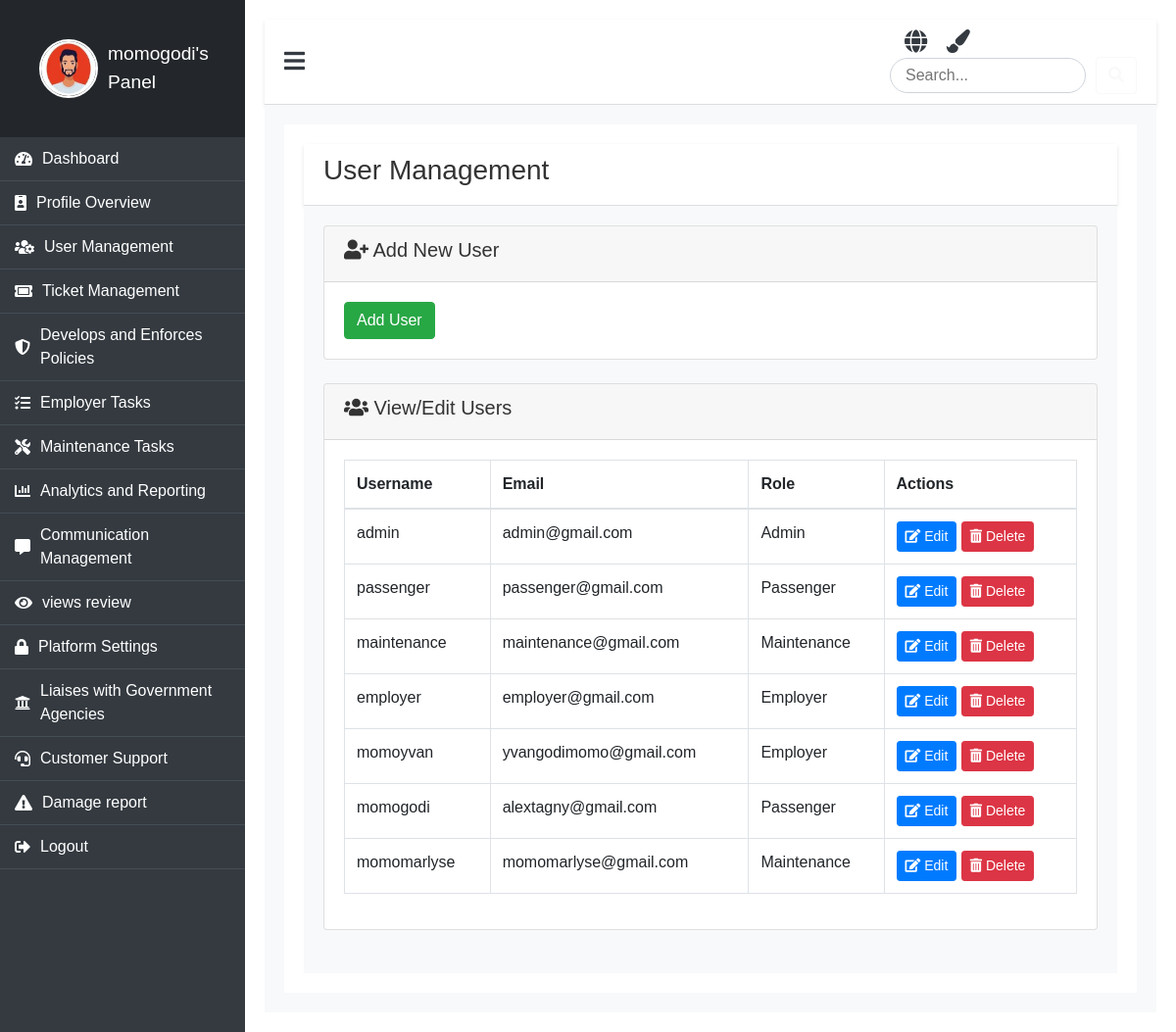
Before: /user-management/ (signed in) with the older database file.
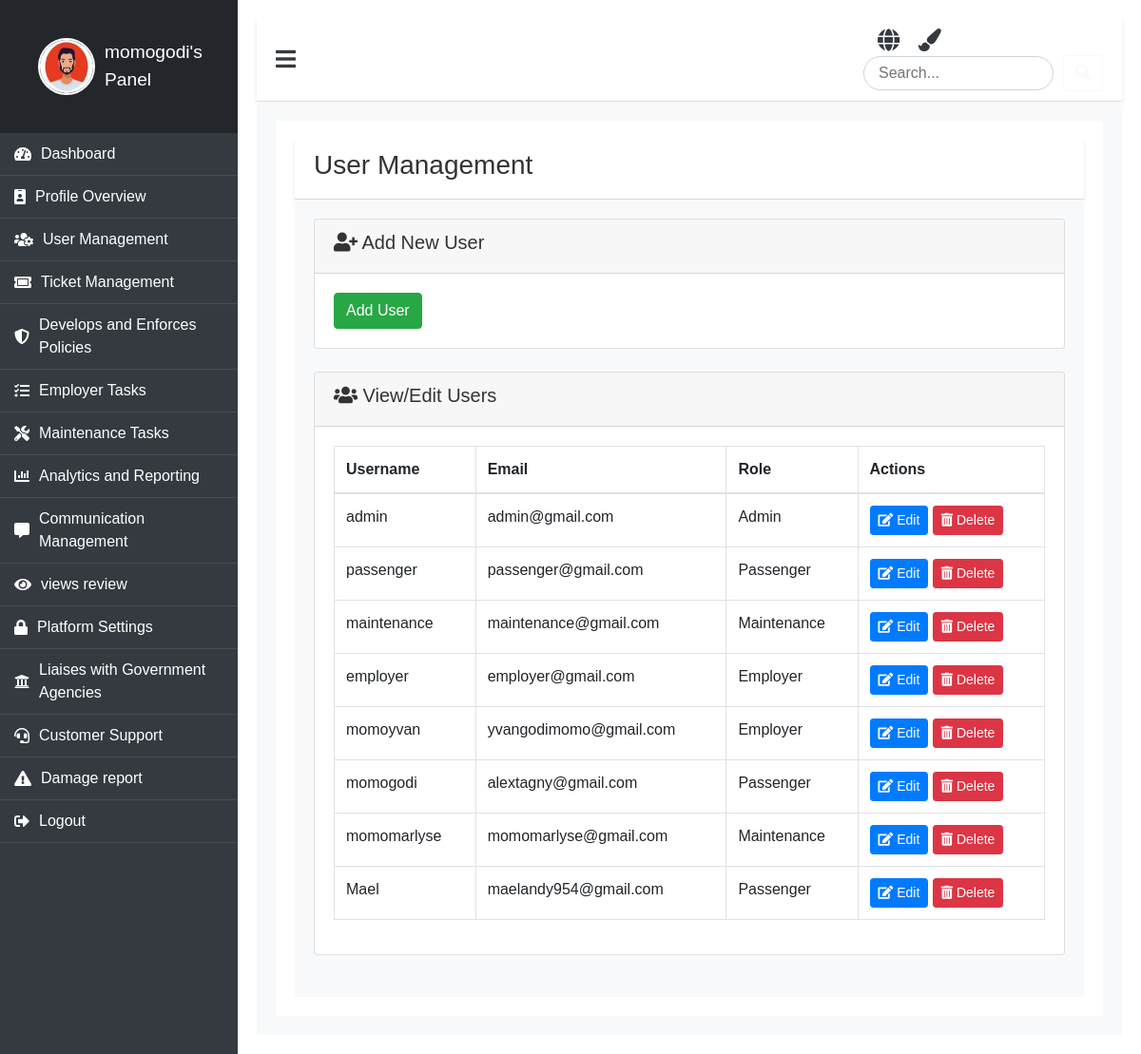
After: the same page with the newer database file.
### booking/models.py (models this page shows)
class CustomUser(AbstractUser):
    ROLE_CHOICES = (
        ('admin', 'Admin'),
        ('employer', 'Employer'),
        ('passenger', 'Passenger'),
        ('maintenance', 'Maintenance'),
    )
    role = models.CharField(max_length=30, choices=ROLE_CHOICES, default='passenger')
    profile_picture = models.ImageField(upload_to='profile_pictures/', blank=True, null=True)
    phone = models.CharField(max_length=15, default='0000000000')  # Provide a default value
    address = models.TextField(null=True, blank=True)  # Temporarily allow null

### booking/views.py (the view)
# urls.py: path('user-management/', views.user_management, name='user_management'),
@login_required
def user_management(request):
    users = CustomUser.objects.all()
    return render(request, 'panel/admin/manage_user/user_management.html', {'users': users})

### booking/templates/panel/admin/manage_user/user_management.html (shortened to what this page needs)
{% extends "panel/base/base_admin.html" %}
{% load static %}
{% block content %}
<div class="dashboard-app">
    <header class="dashboard-toolbar">
        <h3>User Management</h3>
    </header>
    <div class="dashboard-content">
        <div class="card mb-4">
            <div class="card-header">
                <h5><i class="fas fa-user-plus"></i> Add New User</h5>
            </div>
            <div class="card-body">
                <form method="post" action="{% url 'add_user' %}">
                    <button type="submit" class="btn btn-success">Add User</button>
                </form>
            </div>
        </div>
        <div class="card mb-4">
            <div class="card-header">
                <h5><i class="fas fa-users"></i> View/Edit Users</h5>
            </div>
            <div class="card-body">
                <table class="table table-bordered">
                    <thead>
                        <tr>
                            <th>Username</th>
                            <th>Email</th>
                            <th>Role</th>
                            <th>Actions</th>
                        </tr>
                    </thead>
                    <tbody>
                        {% for user in users %}
                        <tr>
                            <td>{{ user.username }}</td>
                            <td>{{ user.email }}</td>
                            <td>{{ user.get_role_display }}</td>
                            <td>
                                <a href="{% url 'edit_user' user.id %}" class="btn btn-primary btn-sm"><i class="fas fa-edit"></i> Edit</a>
                                <a href="{% url 'delete_user' user.id %}" class="btn btn-danger btn-sm" onclick="return confirm('Are you sure you want to delete this user?');"><i class="fas fa-trash-alt"></i> Delete</a>
                            </td>
                        </tr>
                        {% endfor %}
                    </tbody>
                </table>
            </div>
        </div>
    </div>
</div>
{% endblock %}

### booking/templates/panel/base/base_admin.html (shortened to what this page needs)
{% load static %}
<!DOCTYPE html>
<html lang="en">
<head>
    <link rel="stylesheet" href="https://stackpath.bootstrapcdn.com/bootstrap/4.5.2/css/bootstrap.min.css">
    <link rel="stylesheet" href="https://cdnjs.cloudflare.com/ajax/libs/font-awesome/5.15.3/css/all.min.css">
    <link rel="stylesheet" href="{% static 'css/clients.css' %}">
</head>
<body>
    <div class="dashboard">
        <div class="dashboard-nav">
            <header>
                <a href="{% url 'admin_panel' %}" class="brand-logo">
                    {% if user.profile_picture %}
                        <img src="{{ user.profile_picture.url }}" alt="{{ user.username }}'s profile picture" class="profile-pic" />
                    {% else %}
                        <img src="{% static 'image/why.jpeg' %}" alt="Default Avatar" class="profile-pic" />
                    {% endif %}
                    <span>{{ user.username }}'s Panel</span>
                </a>
            </header>
            <nav class="dashboard-nav-list">
                <a href="{% url 'admin_panel' %}" class="dashboard-nav-item"><i class="fas fa-tachometer-alt"></i> Dashboard</a>
                <a href="{% url 'profile_admin' %}" class="dashboard-nav-item"><i class="fas fa-id-badge"></i> Profile Overview</a>
                <a href="{% url 'user_management' %}" class="dashboard-nav-item"><i class="fas fa-users-cog"></i> User Management</a>
                <a href="{% url 'ticket_form' %}" class="dashboard-nav-item"><i class="fas fa-ticket-alt"></i> Ticket Management</a>
                <a href="{% url 'policy' %}" class="dashboard-nav-item"><i class="fas fa-shield-alt"></i> Develops and Enforces Policies</a>
                <a href="{% url 'employer_task_list' %}" class="dashboard-nav-item"><i class="fas fa-tasks"></i> Employer Tasks</a>
                <a href="{% url 'assign_task' %}" class="dashboard-nav-item"><i class="fas fa-tools"></i> Maintenance Tasks</a>
                <a href="{% url 'analytics_dashboard' %}" class="dashboard-nav-item"><i class="fas fa-chart-bar"></i> Analytics and Reporting</a>
                <a href="{% url 'communication_list' %}" class="dashboard-nav-item"><i class="fas fa-comment-alt"></i> Communication Management</a>
                <a href="{% url 'reviews' %}" class="dashboard-nav-item"><i class="fas fa-eye"></i> views review</a>
                <a href="{% url 'security' %}" class="dashboard-nav-item"><i class="fas fa-lock"></i> Platform Settings</a>
                <a href="{% url 'gov' %}" class="dashboard-nav-item"><i class="fas fa-university"></i> Liaises with Government Agencies</a>
                <a href="{% url 'manage_contact' %}" class="dashboard-nav-item"><i class="fas fa-headset"></i> Customer Support</a>
                <a href="{% url 'damage_report_view' %}" class="dashboard-nav-item"><i class="fas fa-exclamation-triangle"></i> Damage report</a>
                <a href="{% url 'logout' %}" class="dashboard-nav-item"><i class="fas fa-sign-out-alt"></i> Logout</a>
            </nav>
        </div>
        <main class="dashboard-app">
            <header class="dashboard-toolbar">
                <a href="#!" class="menu-toggle"><i class="fas fa-bars"></i></a>
                <div class="header-icons">
                    <i class="fas fa-globe icon" title="Change Language" onclick="toggleLanguage()"></i>
                    <i class="fas fa-paint-brush icon" title="Change Theme" onclick="toggleTheme()"></i>
                    <div class="search-bar">
                        <input type="text" placeholder="Search..." aria-label="Search" />
                        <button class="btn btn-outline-light" type="button"><i class="fas fa-search"></i></button>
                    </div>
                </div>
            </header>
            <div class="dashboard-content">
                {% block content %}{% endblock %}
            </div>
        </main>
    </div>
</body>
</html>

Changed rows visible on the page:
added CustomUser: username "Mael", email "maelandy954@gmail.com", role "Passenger"
